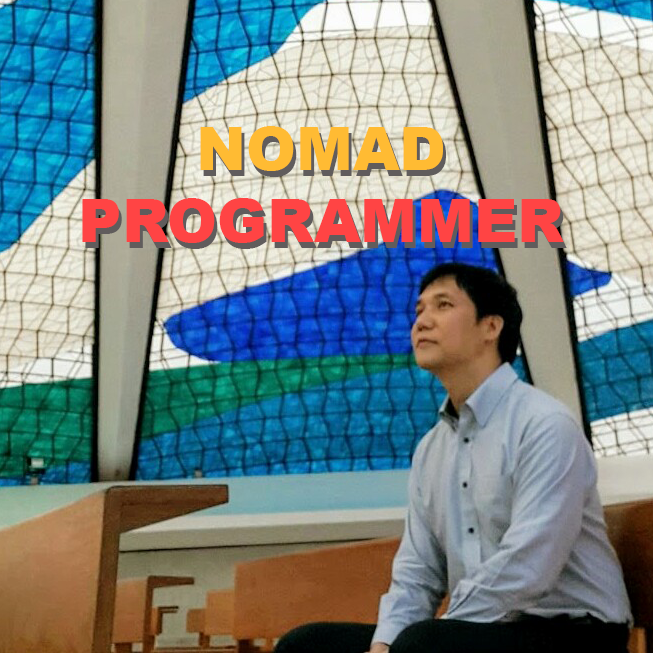
#> input picture nomadProgramerIcon.png, 653 x 653 px
$ python 105openCVImage.py
#> lines starting #> are read from the running program, lines starting #| are printed output that depends on the picture
import cv2
import numpy as np

print("OpenCV version:")
print(cv2.__version__)

img = cv2.imread("nomadProgramerIcon.png")
#> img is the input picture: shape (653, 653, 3); mean B, G, R 132.5, 133.6, 124.4
print("width: {} pixels".format(img.shape[1]))
#| width: 653 pixels
print("height: {} pixels".format(img.shape[0]))
#| height: 653 pixels
print("channels: {}".format(img.shape[2]))
#| channels: 3

(height, width) = img.shape[:2] # 높이, 너비 값 배열 0~1 번째 값 가져 옴.
#> height = 653; width = 653
center = (width // 2, height // 2) # 몫을 반환하는 나누셈, 센터를 구함.
#> center = (326, 326)
# print("센터는 {} 입니다".format(center))

cv2.imshow("nomadProgramer", img)

move = np.float32([[1, 0, 100],[0, 1, 100]]) # 넘파이 행렬.(수치 해석을 위함.) float32 : 부동소수형 / 앞 부분은 위,아래 조정 값 (+:아래) / 뒷부분은 양 옆 조정 값.(+:오른쪽)
# 2X3의 이차원 행렬. [[1,0,x축이동],[0,1,y축이동]] 형태의 float32 type의 numpy array.

moved = cv2.warpAffine(img, move, (width, height)) # (이미지, 변환 행렬(move), 출력 이미지 사이즈.) warpAffine : 이미지의 위치 변경하는 변환.
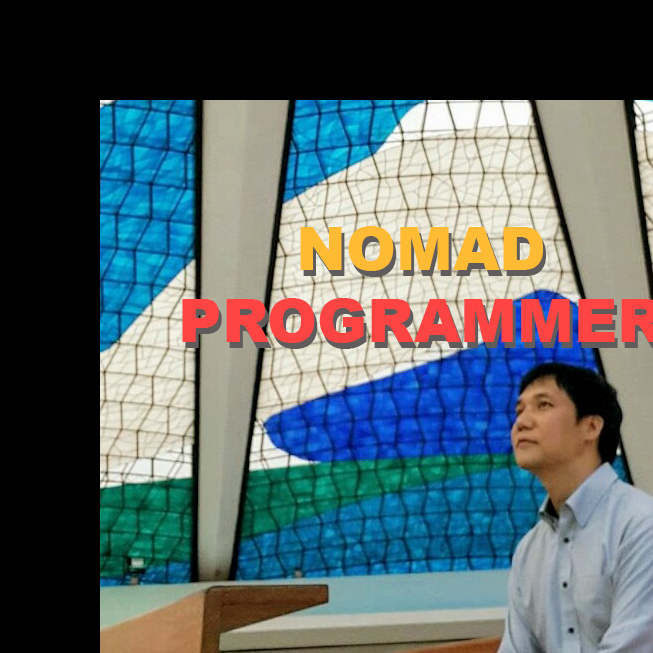
#> moved: shape (653, 653, 3); mean B, G, R 101.5, 99, 87.5
cv2.imshow("아래로: +, 위로: - and 오른쪽: +, 왼쪽 - ", moved) #주의!!!! 반환 값 잘 확인하기.

rotate = cv2.getRotationMatrix2D(center, 90, 1.0) #(중앙 좌표, 시계 반대 방향(+)각도, 확대 정도(xx배).)
rotated = cv2.warpAffine(img, rotate, (width, height)) # (이미지, 변환 행렬(rotate), 출력 이미지 사이즈.) warpAffine : 이미지의 위치 변경하는 변환.
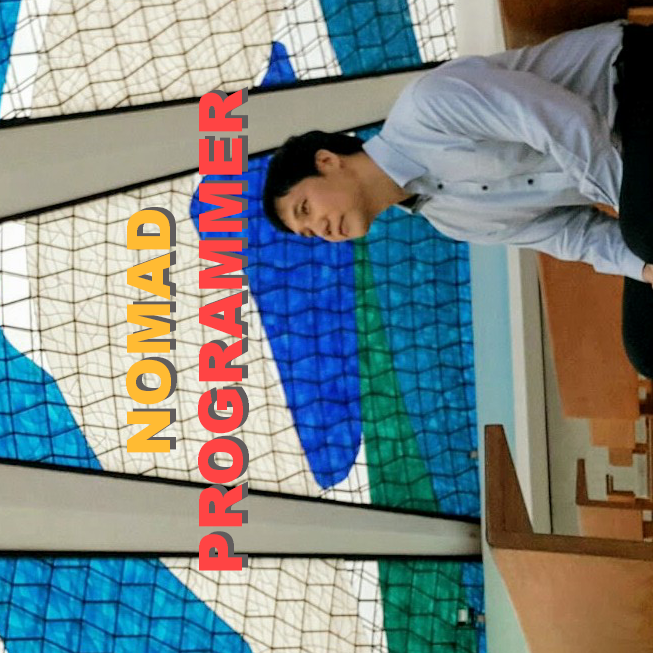
#> rotated: shape (653, 653, 3); mean B, G, R 132.5, 133.6, 124.4
cv2.imshow("Rotated clockwise degrees", rotated) #주의!!!! 반환 값 잘 확인하기.

ratio = 200.0 / width # 목표 픽셀의 너비 상대 비율을 ratio.
#> ratio = 0.306
dimension = (200, int(height * ratio)) # 원본 비율을 맞추기 위해, 너비에 적용된 배율만큼 세로에도 적용 함.
#> dimension = (200, 199)

resized = cv2.resize(img, dimension, interpolation = cv2.INTER_AREA) # 리사이즈. (이미지, 목표 사진 해상도, 보간법[약간 사이즈를 늘리고 줄일 때 픽셀 처리 방법.])
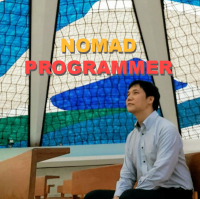
#> resized: shape (199, 200, 3); mean B, G, R 132.5, 133.6, 124.4

# INTER_AREA: 픽셀영역 관계를 이용한 resampleing방법 원래 크기 보다 줄여줄 때 유용하다.

# INTER_LINEAR: (default value) bilinear

# INTER_NEAREST: nearest_neighbor(size 크게 할때)

# INTER_CUBIC: 4x4 픽셀에 적용된다. (bicubic interpolation)

# INTER_LANCZOS4: 8x8 픽셀에 적용된다. (LANCZOS4 interpolation)

cv2.imshow("Resized", resized)

flipped = cv2.flip(img, 1) # 좌우 반전 :1, 상하 반전: 0, 둘 다: 0
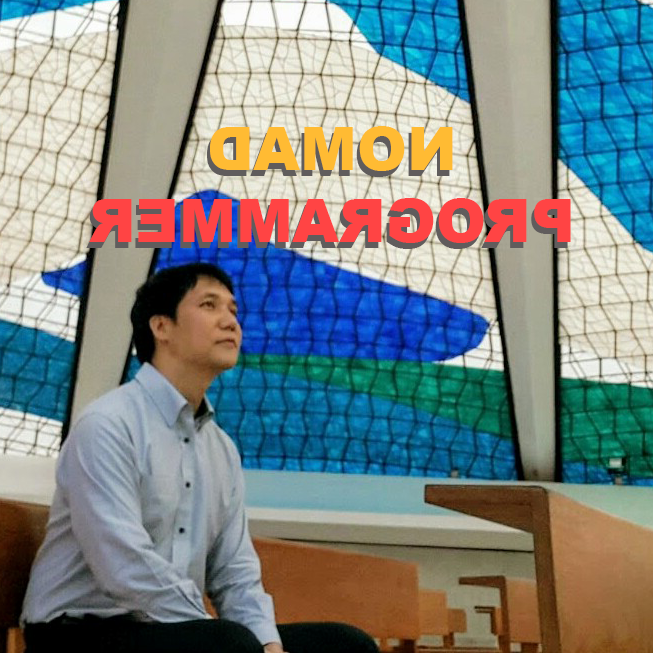
#> flipped: shape (653, 653, 3); mean B, G, R 132.5, 133.6, 124.4
cv2.imshow("Flipped Horizontal 1, Vertical 0, both -1 ", flipped)

cv2.waitKey(0)
cv2.destroyAllWindows()
